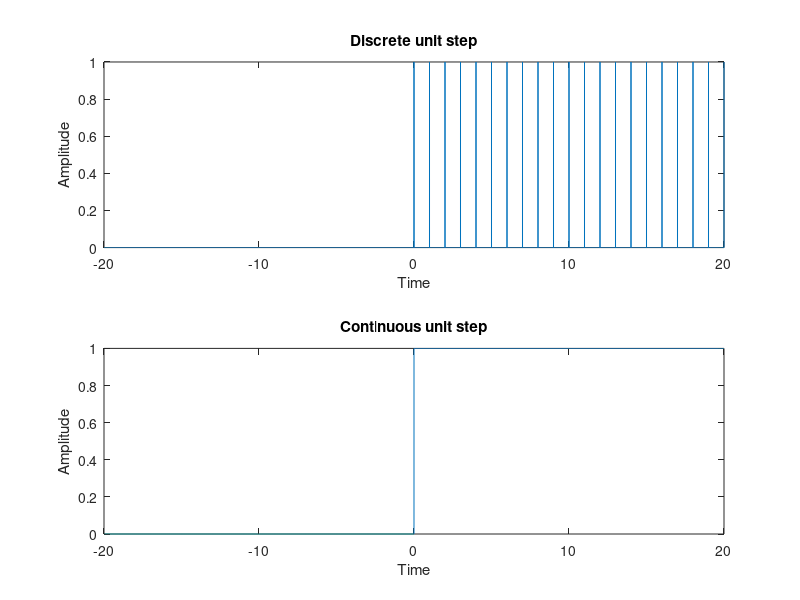

Here is the MATLAB script that generated this plot:
% Discrete unit step function
clc;
close all;
clear all;

t = -20:0.001:20;
y = zeros(size(t));
for i = 1:numel(t)
    if (rem(t(i),1) == 0 && t(i) >= 0)
        y(i) = 1;
    end
end

subplot(2,1,1);
plot(t, y);
xlabel('Time');
ylabel('Amplitude');
title('Discrete unit step');

% Continuous unit step function
y1 = zeros(size(t));
for i = 1:numel(t)
    if (t(i) >= 0)
        y1(i) = 1;
    end
end

subplot(2,1,2);
plot(t, y1);
xlabel('Time');
ylabel('Amplitude');
title('Continuous unit step');
